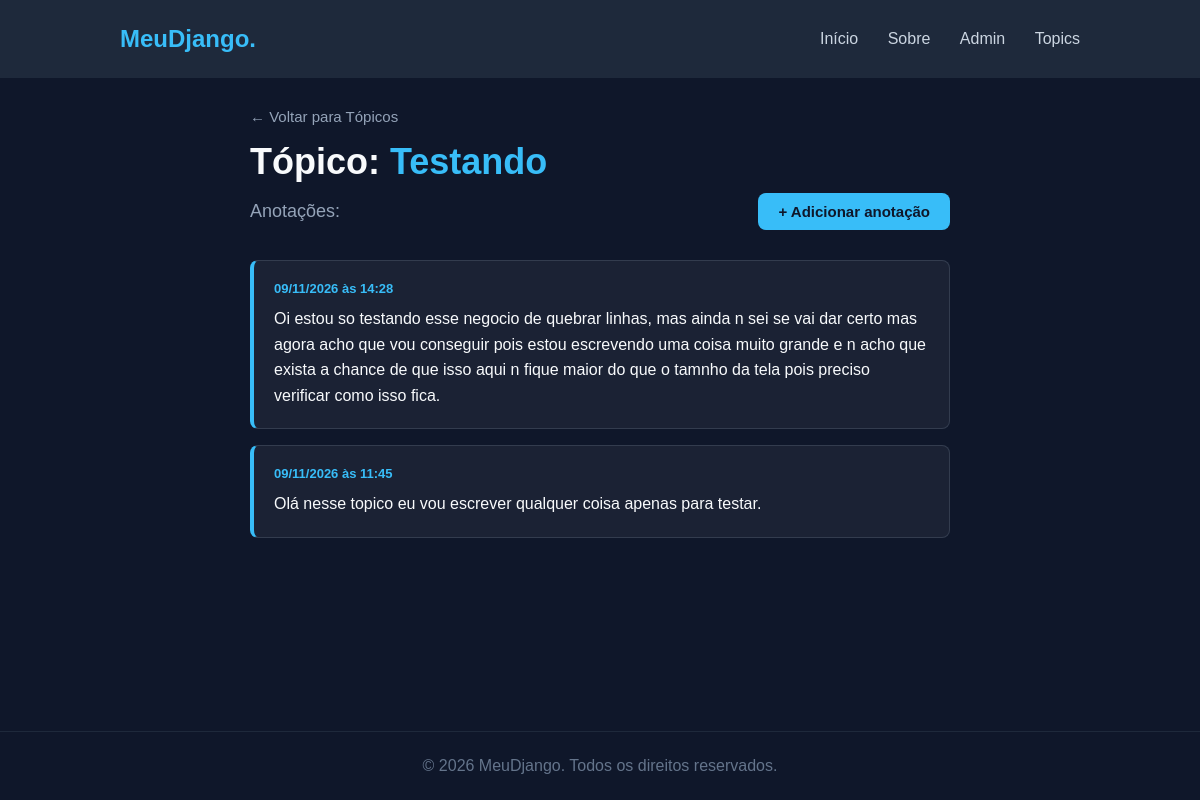
The page /topic/2/ on the database as committed earlier.
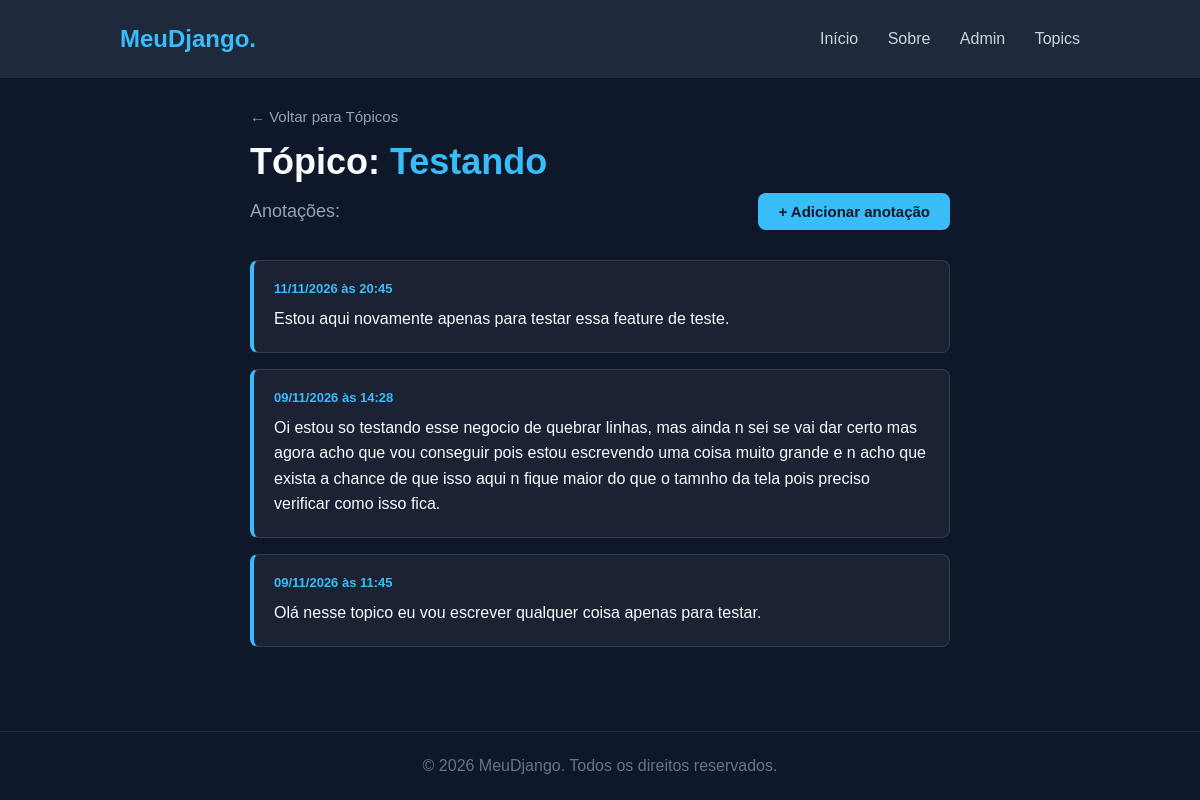
The same page on the database as committed later.
### learning_logs/models.py (models this page shows, shortened)
class Entry(models.Model):
    topic = models.ForeignKey(Topic, on_delete=models.CASCADE)
    text = models.TextField()
    date_added = models.DateTimeField(auto_now_add=True)
    class Meta:
        verbose_name_plural = 'entries'

### learning_logs/views.py (the view)
# urls.py: path("topic/<topic_id>/", views.topic, name='topic'),
def topic(request, topic_id):
    topic = Topic.objects.get(id = topic_id)
    entries = topic.entry_set.order_by('-date_added')#O - faz com que seja na ordem inversa
    context = {'topic':topic, 'entries':entries}
    return render(request, 'learning_logs/topic.html', context)

### learning_logs/models.py (called while the page is built)
    def __str__(self):
        return self.text

### learning_logs/templates/learning_logs/topic.html (shortened to what this page needs)
{% extends "learning_logs/base.html" %}
{% block content %}
<section style="
    display: flex;
    justify-content: center;
    align-items: center;
    min-height: 60vh;
    padding: 30px;
">
    <div style="width: 100%; max-width: 700px;">
        <div style="margin-bottom: 15px;">
            <a href="{% url 'topics' %}" style="
                color: #94a3b8;
                text-decoration: none;
                font-size: 15px;
            ">
                ← Voltar para Tópicos
            </a>
        </div>
        <h2 style="font-size: 36px; margin-bottom: 10px;">
            Tópico: <span style="color: #38bdf8;">{{ topic }}</span>
        </h2>
        <div style="
            display: flex;
            justify-content: space-between;
            align-items: center;
            margin-bottom: 30px;
            flex-wrap: wrap;
            gap: 15px;
        ">
            <p style="color: #94a3b8; font-size: 18px; margin: 0;">
                Anotações:
            </p>
            <a href="{% url 'add_entry' topic.id %}" style="
                display: inline-block;
                background-color: #38bdf8;
                color: #0f172a;
                font-weight: bold;
                padding: 10px 20px;
                border-radius: 8px;
                text-decoration: none;
                font-size: 15px;
            ">
                + Adicionar anotação
            </a>
        </div>
        <ul style="list-style: none; padding: 0; margin: 0;">
            {% for entry in entries %}
                <li style="
                    background-color: rgba(255, 255, 255, 0.05);
                    border: 1px solid rgba(148, 163, 184, 0.2);
                    border-left: 4px solid #38bdf8;
                    border-radius: 8px;
                    padding: 20px;
                    margin-bottom: 16px;
                ">
                    <div style="
                        color: #38bdf8;
                        font-size: 13px;
                        font-weight: bold;
                        margin-bottom: 10px;
                    ">
                        {{ entry.date_added|date:"d/m/Y \à\s H:i" }}
                    </div>
                    <div style="
                        font-size: 16px;
                        line-height: 1.6;
                    ">
                        {{ entry.text|linebreaks }}
                    </div>
                </li>
            {% endfor %}
        </ul>
    </div>
</section>
{% endblock content %}

Rows that differ between the two databases and show on the page:
added Entry: date_added "11/11/2026 às 20:45", text "Estou aqui novamente apenas para testar essa feature de teste."
